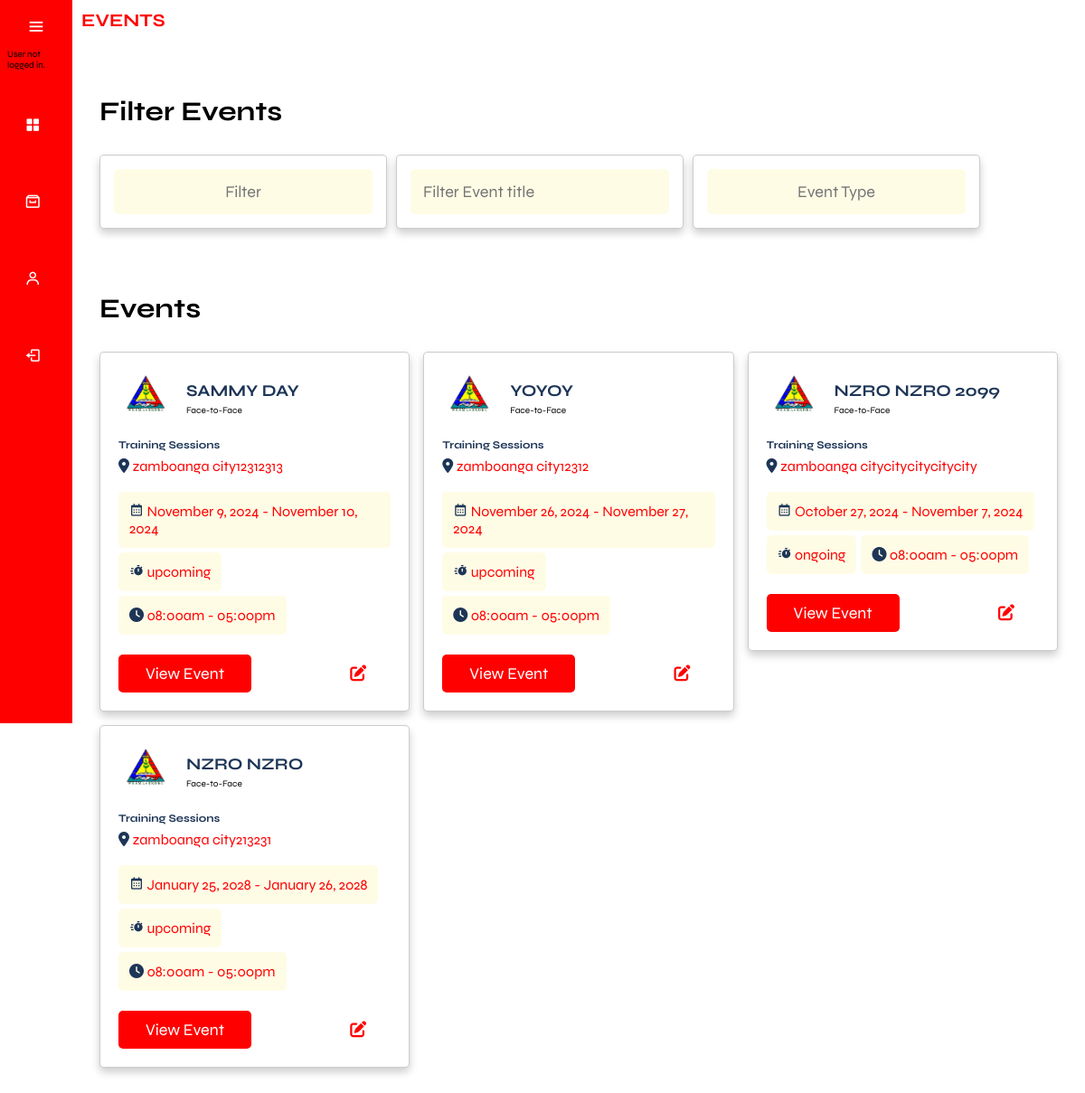
Screenshot of /admin/landingPage2.php with the database file from the repository.
### tables this page shows
CREATE TABLE `events` (
  `event_id` int(11) NOT NULL,
  `event_title` varchar(255) NOT NULL,
  `event_description` text DEFAULT NULL,
  `event_type` varchar(50) NOT NULL,
  `event_mode` varchar(50) NOT NULL,
  `event_photo_path` varchar(255) DEFAULT NULL,
  `location` varchar(255) NOT NULL,
  `date_start` date NOT NULL,
  `date_end` date NOT NULL,
  `time_start` time NOT NULL,
  `time_end` time NOT NULL,
  `date_created` timestamp NOT NULL DEFAULT current_timestamp(),
  `event_link` text DEFAULT NULL,
  `cancelReason` text NOT NULL,
  `event_cancel` varchar(255) NOT NULL,
  `participant_limit` int(11) NOT NULL
);

### function/F.getEventGrid.php (the view, shortened to what this page needs)
<?php
    require_once('../db.connection/connection.php');
    $sql = "SELECT * FROM Events WHERE NOW() < CONCAT(date_end, ' ', time_end) AND (event_cancel IS NULL OR event_cancel = '') ORDER BY date_created DESC";
    $result = mysqli_query($conn, $sql);
    while ($row = mysqli_fetch_assoc($result)) {
        $eventTitle = $row['event_title'];
        $eventLocation = $row['location'];
        $eventDateStart = date('F j, Y', strtotime($row['date_start']));
        $eventDateEnd = date('F j, Y', strtotime($row['date_end']));
        $eventTimeStart = date('h:ia', strtotime($row['time_start']));
        $eventTimeEnd = date('h:ia', strtotime($row['time_end']));
        $eventMode = $row['event_mode'];
        $eventType = $row['event_type'];
        $eventId = $row['event_id'];
        $eventTimeZone = new DateTimeZone('Asia/Manila');
        $currentDateTime = new DateTime('now', $eventTimeZone);
        $eventStartDateTime = new DateTime($row['date_start'] . ' ' . $row['time_start'], $eventTimeZone);
        $eventEndDateTime = new DateTime($row['date_end'] . ' ' . $row['time_end'], $eventTimeZone);
        $eventStatus = '';
        if ($currentDateTime >= $eventStartDateTime && $currentDateTime <= $eventEndDateTime) {
            $eventStatus = 'ongoing';
        } elseif ($currentDateTime < $eventStartDateTime) {
            $eventStatus = 'upcoming';
        }
        if ($eventStatus === 'upcoming' || $eventStatus === 'ongoing') {
?>
            <div class="box" data-start-date="<?php echo $eventStartDateTime->format('Y-m-d H:i:s'); ?>" data-end-date="<?php echo $eventEndDateTime->format('Y-m-d H:i:s'); ?>">
                <div class="company">
                    <img src="img/wesmaarrdec-removebg-preview.png" alt="">
                    <div>
                        <h3><?php echo $eventTitle; ?></h3>
                        <span><?php echo $eventMode; ?></span>
                    </div>
                </div>
                <h3 class="event-title"><?php echo $eventType; ?></h3>
                <p class="location"><i class="fas fa-map-marker-alt"></i> <span><?php echo $eventLocation; ?></span></p>
                <div class="tags">
                    <p><i class='bx bx-calendar' ></i> <span><?php echo "$eventDateStart - $eventDateEnd"; ?></span></p>
                    <p><i class='bx bxs-timer'></i> <span><?php echo $eventStatus; ?></span></p>
                    <p><i class="fas fa-clock"></i> <span><?php echo "$eventTimeStart - $eventTimeEnd"; ?></span></p>
                </div>
                <div class="flex-btn">
                    <a href="view_event.php?event_id=<?php echo $row['event_id']; ?>" class="btn">view event</a>
                    <a href="editEventGrid.php?event_id=<?php echo $eventId; ?>" class="fa-solid fa-pen-to-square"></a>
                </div>
            </div>
<?php
        }
    }
?>

### admin/css/main.css (style rules this page uses)
* { font-family: "Syne", sans-serif; margin: 0; padding: 0; box-sizing: border-box; text-decoration: none; outline: none; border: none; }
:root { --header-height: 3.5rem; --first-color: red; --first-color-alt: #1d3557; --first-color-light: hsl(var(--hue), 40%, 80%); --title-color: hsl(var(--hue), 24%, 16%); --text-color: black; --text-color-light: hsl(var(--hue), 8%, 60%); --white-color: hsl(0, 0%, 100%); --body-color: white; --container-color: #f1faee; --box-shadow: 0 .5rem 1rem rgba(0, 0, 0, .2); --light-bg: #FFFCE6; --border: .1rem solid rgba(0,0,0,.2); --body-font: "Syne", sans-serif; --biggest-font-size: 2rem; --h1-font-size: 1.5rem; --h2-font-size: 1.25rem; --h3-font-size: 1rem; --normal-font-size: .938rem; --small-font-size: .813rem; --smaller-font-size: .75rem; --font-regular: 400; --font-medium: 500; --font-semi-bold: 600; --z-tooltip: 10; --z-fixed: 100; --z-modal: 1000; }
html { font-size: 62.5%; overflow-x: hidden; scroll-padding-top: 7rem; scroll-behavior: smooth; }
body { background-color: var(--body-color); }
.btn { display: inline-block; margin-top: 1rem; padding: 1rem 3rem; cursor: pointer; font-size: 1.8rem; color: var(--body-color); background-color: var(--first-color); border-radius: .5rem; text-transform: capitalize; text-align: center; margin-right: 4rem; }
.flex-btn { display: flex; align-items: center; justify-content: space-between; column-gap: 1rem; flex-wrap: wrap; }
.event-container .box-container .box { background-color: var(--body-color); border-radius: .5rem; border: var(--border); padding: 2rem; box-shadow: var(--box-shadow); overflow-x: hidden; display: block; }
.event-container .box-container .box .company { display: flex; align-items: center; gap: 1.5rem; margin-bottom: 1.5rem; }
.event-container .box-container .box .company img { height: 6rem; width: 6rem; object-fit: contain; }
.event-container .box-container .box .company h3 { font-size: 1.8rem; color: var(--first-color-alt); text-overflow: ellipsis; overflow-x: hidden; text-transform: capitalize; padding-bottom: .5rem; }
.event-container .box-container .box .event-title { font-size: 1.2rem; color: var(--first-color-alt); text-transform: capitalize; overflow-x: hidden; text-overflow: ellipsis; }
.event-container .box-container .box .location { padding: .7rem 0; font-size: 1.6rem; color: var(--first-color); }
.event-container .box-container .box .location i { color: var(--first-color-alt); }
.event-container .box-container .box .tags { display: flex; flex-wrap: wrap; gap: .5rem; margin: 1.2rem 0; }
.event-container .box-container .box .tags p { padding: 1.2rem; border-radius: .5rem; color: var(--first-color); font-size: 1.6rem; background-color: var(--light-bg); }
.event-container .box-container .box .tags p i { color: var(--first-color-alt); }
.event-container .box-container .box .fa-pen-to-square, .event-container .box-container .box .fa-circle-check, .event-container .box-container .box .fa-trash { border-radius: .5rem; background-color: var(--body-color); color: var(--first-color); font-size: 1.8rem; cursor: pointer; height: 4rem; width: 4.5rem; line-height: 5rem; }
.box-container > div { width: calc(33.33% - 10px); box-sizing: border-box; }

### rows the page displays
events: event_title "SAMMY DAY", event_mode "Face-to-Face", event_type "Training Sessions", location "zamboanga city12312313", date_start "November 9, 2024", date_end "November 10, 2024", time_start "08:00am", time_end "05:00pm"
events: event_title "YOYOY", event_mode "Face-to-Face", event_type "Training Sessions", location "zamboanga city12312", date_start "November 26, 2024", date_end "November 27, 2024", time_start "08:00am", time_end "05:00pm"
events: event_title "NZRO NZRO 2099", event_mode "Face-to-Face", event_type "Training Sessions", location "zamboanga citycitycitycitycity", date_start "October 27, 2024", date_end "November 7, 2024", time_start "08:00am", time_end "05:00pm"
events: event_title "NZRO NZRO", event_mode "Face-to-Face", event_type "Training Sessions", location "zamboanga city213231", date_start "January 25, 2028", date_end "January 26, 2028", time_start "08:00am", time_end "05:00pm"
